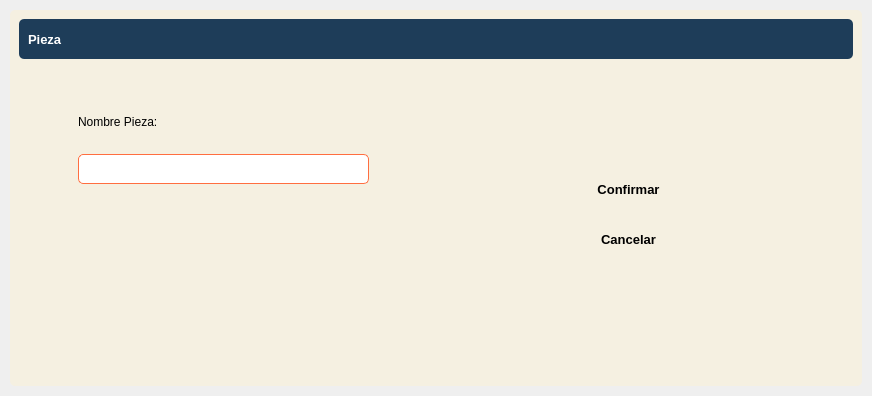
<?xml version="1.0" encoding="UTF-8"?>
<ui version="4.0">
 <class>DetailWindow</class>
 <widget class="QWidget" name="DetailWindow">
  <property name="geometry">
   <rect>
    <x>0</x>
    <y>0</y>
    <width>872</width>
    <height>396</height>
   </rect>
  </property>
  <property name="windowTitle">
   <string>Form</string>
  </property>
  <property name="styleSheet">
   <string notr="true">border-radius: 5px</string>
  </property>
  <layout class="QVBoxLayout" name="verticalLayout">
   <property name="spacing">
    <number>0</number>
   </property>
   <property name="leftMargin">
    <number>0</number>
   </property>
   <property name="topMargin">
    <number>0</number>
   </property>
   <property name="rightMargin">
    <number>0</number>
   </property>
   <property name="bottomMargin">
    <number>0</number>
   </property>
   <item>
    <widget class="QFrame" name="central_widget_frame">
     <property name="frameShape">
      <enum>QFrame::StyledPanel</enum>
     </property>
     <property name="frameShadow">
      <enum>QFrame::Raised</enum>
     </property>
     <layout class="QVBoxLayout" name="shadow_layout">
      <property name="spacing">
       <number>0</number>
      </property>
      <property name="leftMargin">
       <number>10</number>
      </property>
      <property name="topMargin">
       <number>10</number>
      </property>
      <property name="rightMargin">
       <number>10</number>
      </property>
      <property name="bottomMargin">
       <number>10</number>
      </property>
      <item>
       <widget class="QFrame" name="background_frame">
        <property name="styleSheet">
         <string notr="true">background-color: rgb(245, 240, 225);</string>
        </property>
        <property name="frameShape">
         <enum>QFrame::StyledPanel</enum>
        </property>
        <property name="frameShadow">
         <enum>QFrame::Raised</enum>
        </property>
        <layout class="QVBoxLayout" name="verticalLayout_2">
         <item>
          <widget class="QFrame" name="top_bar_frame">
           <property name="minimumSize">
            <size>
             <width>0</width>
             <height>40</height>
            </size>
           </property>
           <property name="maximumSize">
            <size>
             <width>16777215</width>
             <height>40</height>
            </size>
           </property>
           <property name="styleSheet">
            <string notr="true">background-color: #1e3d59;</string>
           </property>
           <property name="frameShape">
            <enum>QFrame::StyledPanel</enum>
           </property>
           <property name="frameShadow">
            <enum>QFrame::Raised</enum>
           </property>
           <layout class="QHBoxLayout" name="horizontalLayout_3">
            <item>
             <widget class="QLabel" name="title_label">
              <property name="font">
               <font>
                <pointsize>10</pointsize>
                <bold>true</bold>
               </font>
              </property>
              <property name="styleSheet">
               <string notr="true">color: white;</string>
              </property>
              <property name="text">
               <string>Pieza</string>
              </property>
             </widget>
            </item>
            <item>
             <widget class="QFrame" name="buttons_holder_frame">
              <property name="minimumSize">
               <size>
                <width>0</width>
                <height>30</height>
               </size>
              </property>
              <property name="maximumSize">
               <size>
                <width>113</width>
                <height>16777215</height>
               </size>
              </property>
              <property name="frameShape">
               <enum>QFrame::StyledPanel</enum>
              </property>
              <property name="frameShadow">
               <enum>QFrame::Raised</enum>
              </property>
              <widget class="QToolButton" name="minimize_button">
               <property name="geometry">
                <rect>
                 <x>10</x>
                 <y>0</y>
                 <width>22</width>
                 <height>22</height>
                </rect>
               </property>
               <property name="text">
                <string/>
               </property>
               <property name="icon">
                <iconset>
                 <normaloff>../../pys6-recipes-organizer/assets/icons/minimize-window.png</normaloff>../../pys6-recipes-organizer/assets/icons/minimize-window.png</iconset>
               </property>
               <property name="iconSize">
                <size>
                 <width>25</width>
                 <height>25</height>
                </size>
               </property>
              </widget>
              <widget class="QToolButton" name="restore_button">
               <property name="geometry">
                <rect>
                 <x>50</x>
                 <y>0</y>
                 <width>22</width>
                 <height>22</height>
                </rect>
               </property>
               <property name="text">
                <string/>
               </property>
               <property name="icon">
                <iconset>
                 <normaloff>../../pys6-recipes-organizer/assets/icons/restore-window.png</normaloff>../../pys6-recipes-organizer/assets/icons/restore-window.png</iconset>
               </property>
               <property name="iconSize">
                <size>
                 <width>25</width>
                 <height>25</height>
                </size>
               </property>
              </widget>
              <widget class="QToolButton" name="maximize_button">
               <property name="geometry">
                <rect>
                 <x>50</x>
                 <y>0</y>
                 <width>22</width>
                 <height>22</height>
                </rect>
               </property>
               <property name="text">
                <string/>
               </property>
               <property name="icon">
                <iconset>
                 <normaloff>../../pys6-recipes-organizer/assets/icons/maximize-window.png</normaloff>../../pys6-recipes-organizer/assets/icons/maximize-window.png</iconset>
               </property>
               <property name="iconSize">
                <size>
                 <width>25</width>
                 <height>25</height>
                </size>
               </property>
              </widget>
              <widget class="QToolButton" name="close_button">
               <property name="geometry">
                <rect>
                 <x>90</x>
                 <y>0</y>
                 <width>22</width>
                 <height>22</height>
                </rect>
               </property>
               <property name="text">
                <string/>
               </property>
               <property name="icon">
                <iconset>
                 <normaloff>../../pys6-recipes-organizer/assets/icons/close-window.png</normaloff>../../pys6-recipes-organizer/assets/icons/close-window.png</iconset>
               </property>
               <property name="iconSize">
                <size>
                 <width>25</width>
                 <height>25</height>
                </size>
               </property>
              </widget>
             </widget>
            </item>
           </layout>
          </widget>
         </item>
         <item>
          <widget class="QFrame" name="content_frame">
           <property name="frameShape">
            <enum>QFrame::StyledPanel</enum>
           </property>
           <property name="frameShadow">
            <enum>QFrame::Raised</enum>
           </property>
           <layout class="QVBoxLayout" name="verticalLayout_3">
            <item>
             <widget class="QFrame" name="frame">
              <property name="frameShape">
               <enum>QFrame::StyledPanel</enum>
              </property>
              <property name="frameShadow">
               <enum>QFrame::Raised</enum>
              </property>
              <widget class="QPushButton" name="add_edit_button_3">
               <property name="geometry">
                <rect>
                 <x>500</x>
                 <y>100</y>
                 <width>201</width>
                 <height>30</height>
                </rect>
               </property>
               <property name="font">
                <font>
                 <pointsize>10</pointsize>
                 <bold>true</bold>
                </font>
               </property>
               <property name="styleSheet">
                <string notr="true">QPushButton { 
background-color : #ff6e40;
color: white;
}
QPushButton::hover {background-color : #ffc13b};</string>
               </property>
               <property name="text">
                <string>Confirmar</string>
               </property>
               <property name="icon">
                <iconset>
                 <normaloff>../../pys6-recipes-organizer/assets/icons/plus.png</normaloff>../../pys6-recipes-organizer/assets/icons/plus.png</iconset>
               </property>
               <property name="iconSize">
                <size>
                 <width>20</width>
                 <height>20</height>
                </size>
               </property>
              </widget>
              <widget class="QLabel" name="label_3">
               <property name="geometry">
                <rect>
                 <x>50</x>
                 <y>40</y>
                 <width>111</width>
                 <height>16</height>
                </rect>
               </property>
               <property name="text">
                <string>Nombre Pieza:</string>
               </property>
              </widget>
              <widget class="QLineEdit" name="administrador_line_edit">
               <property name="geometry">
                <rect>
                 <x>50</x>
                 <y>80</y>
                 <width>291</width>
                 <height>30</height>
                </rect>
               </property>
               <property name="styleSheet">
                <string notr="true">background-color: white;
border: 1px solid #ff6e40;</string>
               </property>
              </widget>
              <widget class="QPushButton" name="cancel_button">
               <property name="geometry">
                <rect>
                 <x>500</x>
                 <y>150</y>
                 <width>201</width>
                 <height>30</height>
                </rect>
               </property>
               <property name="font">
                <font>
                 <pointsize>10</pointsize>
                 <bold>true</bold>
                </font>
               </property>
               <property name="styleSheet">
                <string notr="true">QPushButton { 
background-color : #6b7b8c;
color: white;
}
QPushButton::hover {background-color : #ffc13b};</string>
               </property>
               <property name="text">
                <string>Cancelar</string>
               </property>
               <property name="icon">
                <iconset>
                 <normaloff>../../pys6-recipes-organizer/assets/icons/cancel.png</normaloff>../../pys6-recipes-organizer/assets/icons/cancel.png</iconset>
               </property>
               <property name="iconSize">
                <size>
                 <width>20</width>
                 <height>20</height>
                </size>
               </property>
              </widget>
             </widget>
            </item>
           </layout>
          </widget>
         </item>
        </layout>
       </widget>
      </item>
     </layout>
    </widget>
   </item>
  </layout>
 </widget>
 <resources/>
 <connections/>
</ui>
